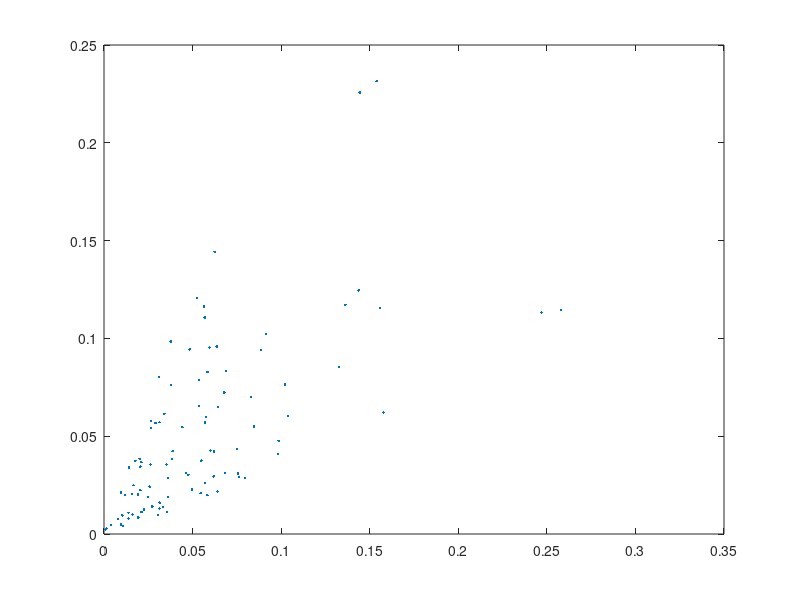

This figure's MATLAB source:
%heterogeneity parameter (0<=beta<=1):
%beta=0 for homogenous lung
%beta=1 for no ventilation/perfusion correlation
beta=0.5
%
%number of iterations used in bisection:
maxcount=20
%
%number of ``alveoli'':
n=100
%
%reference oxygen concentration (moles/liter):
cref=0.2/(22.4*(310/273))
%cref=concentration of oxygen 
%in air at sea level at body temperature
%
%oxygen concentration in the inspired air:
cI=cref
%
%blood oxygen concentration
%at full hemoglobin saturation: 
cstar=cref
%cstar=4*(concentration of hemoglobin 
%in blood expressed in moles/liter)
%
%rate of oxygen consumption (moles/minute):
M=0.25*cref*5.6
%
%oxygen partial pressure 
%at which hemoglobin is half-saturated:
Pstar=25
%
%gas constant*absolute temperature 
%(mmHg*liters/mole):
RT=760*22.4*(310/273)
%
%oxygen partial pressure 
%in the inspired air (mmHg):
PI=RT*cI
%
%oxygen concentration
%in blood exposed directly to inspired air:
camax=cstar*(PI/Pstar)^3/(1+(PI/Pstar)^3)
%camax is an upper bound 
%on oxygen concentration in blood 
%
%expected value of total alveolar ventilation:
VAtotal=5.0     %(liters/minute)
%
%expected value of total perfusion:
Qtotal=5.6      %(liters/minute)
%
%expected alveolar ventilation per alveolus:
VAbar=VAtotal/n
%
%expected perfusion per alveolus: 
Qbar=Qtotal/n 

a1=-log(rand(n,1));
a2=-log(rand(n,1));
av=(a1+a2)/2;        
VA=VAbar*(a1*beta+av*(1-beta));
Q = Qbar*(a2*beta+av*(1-beta));
r=VA./Q;
figure(1)
plot(Q,VA,'.')

%find actual values of 
%VAtotal, Qtotal, VAbar, and Qbar:
VAtotal=sum(VA)
Qtotal =sum(Q)
VAbar=VAtotal/n
 Qbar= Qtotal/n